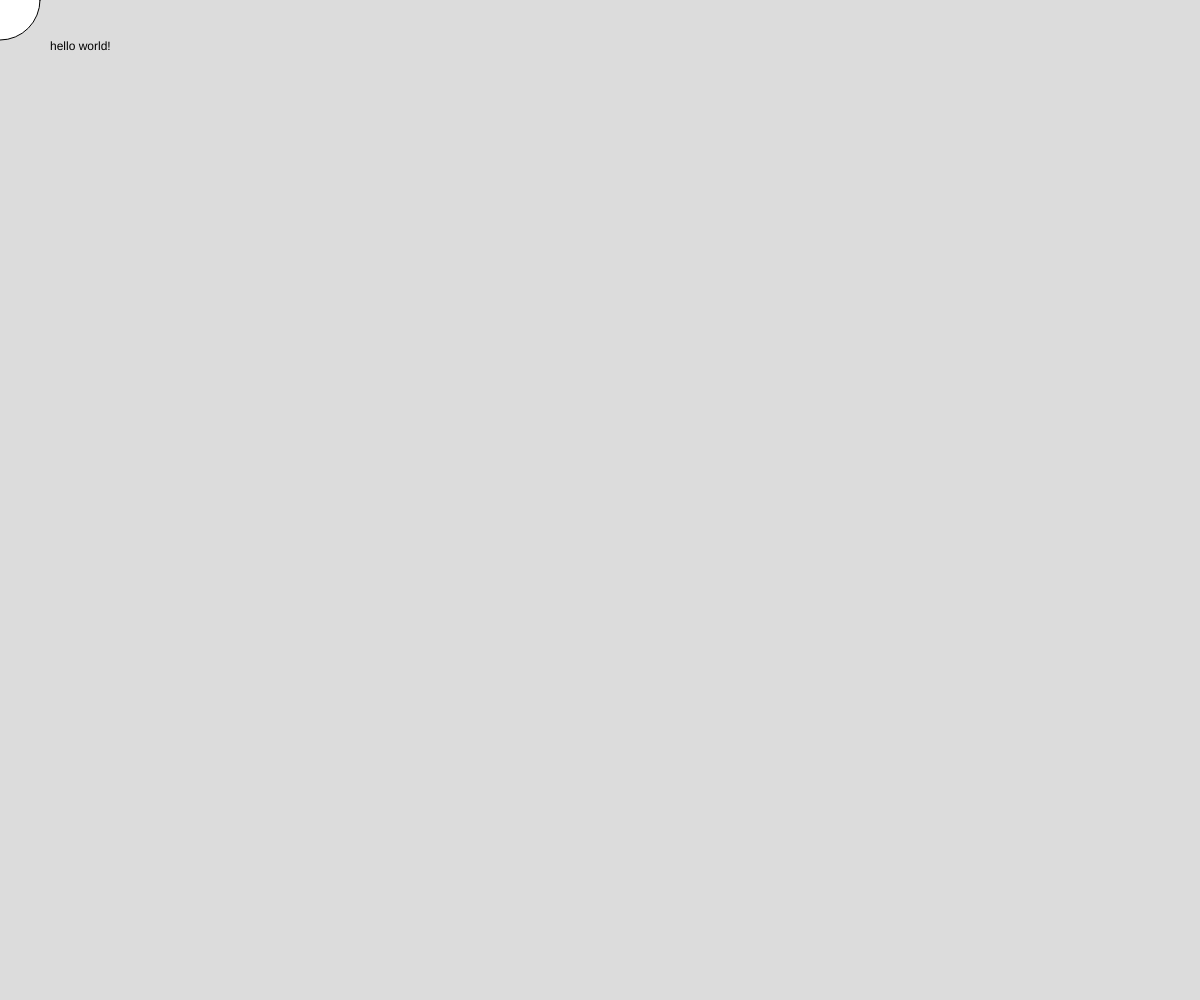
Frame 1 (no input)
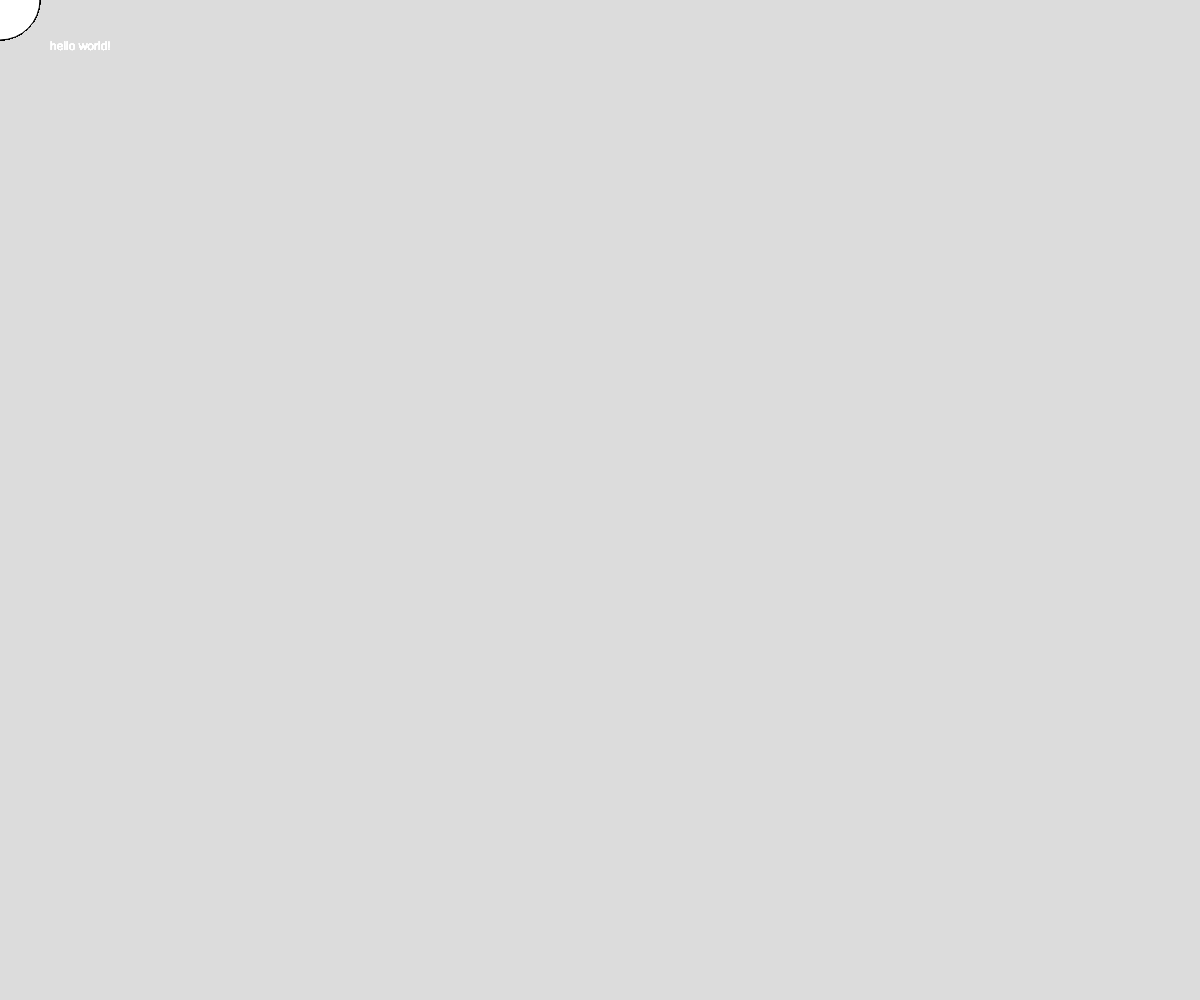
Frame 60 (no input)
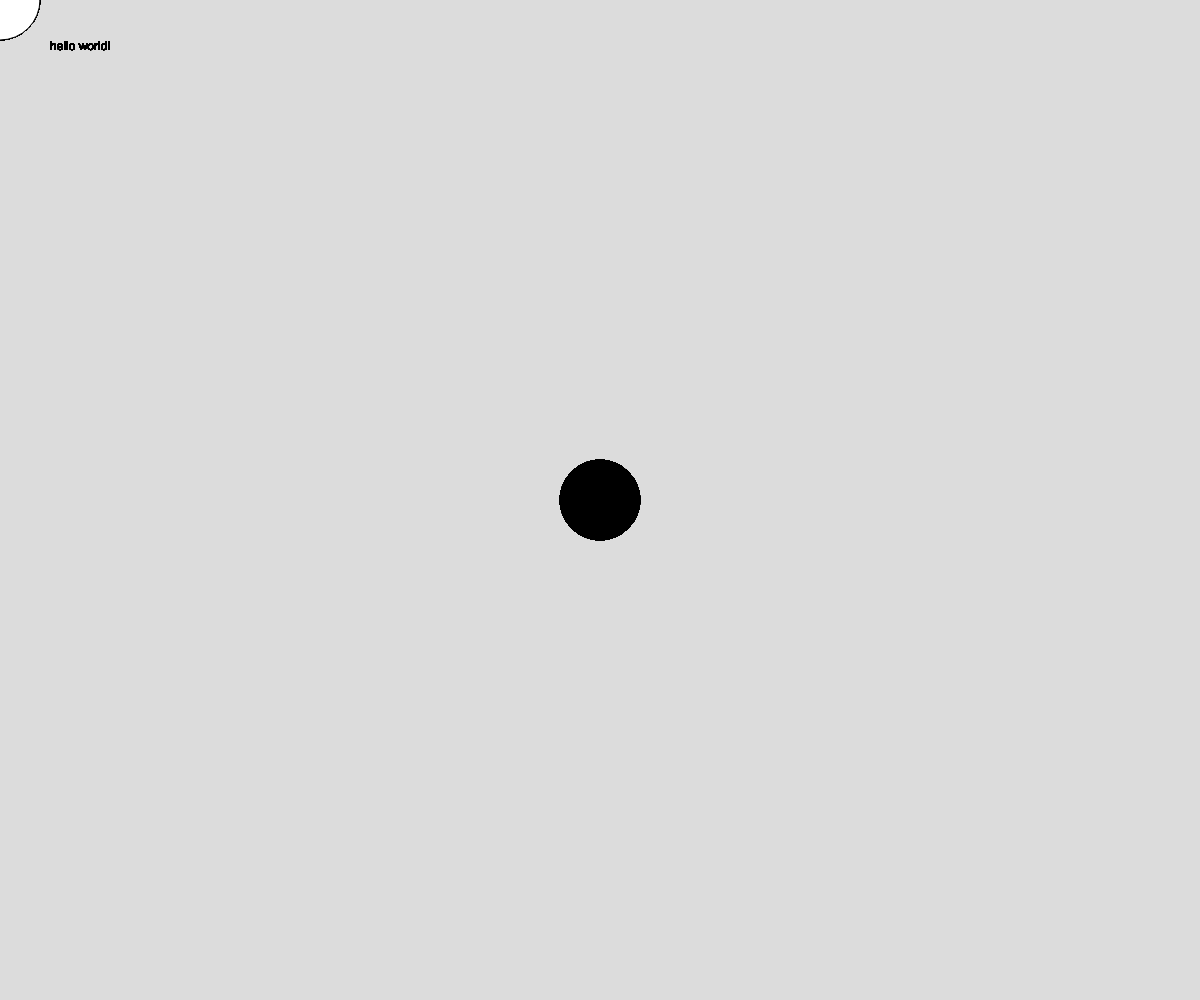
Frame 120 (the mouse pressed at the canvas centre since frame 60)

The p5.js sketch that drew these frames (run headless with seeded random() and noise() and a simulated clock; from frame 60 on, the mouse is pressed at the canvas centre):

// p5.js sketch
// ── sketch.js
function setup(){
  createCanvas(windowWidth,windowHeight);
  background(220);
}

function draw() {
  text("hello world!", 50,50)
  if (mouseIsPressed) {
      fill(0);
  } else {
      fill(255);
  }
  ellipse(mouseX,mouseY,80,80);
}
